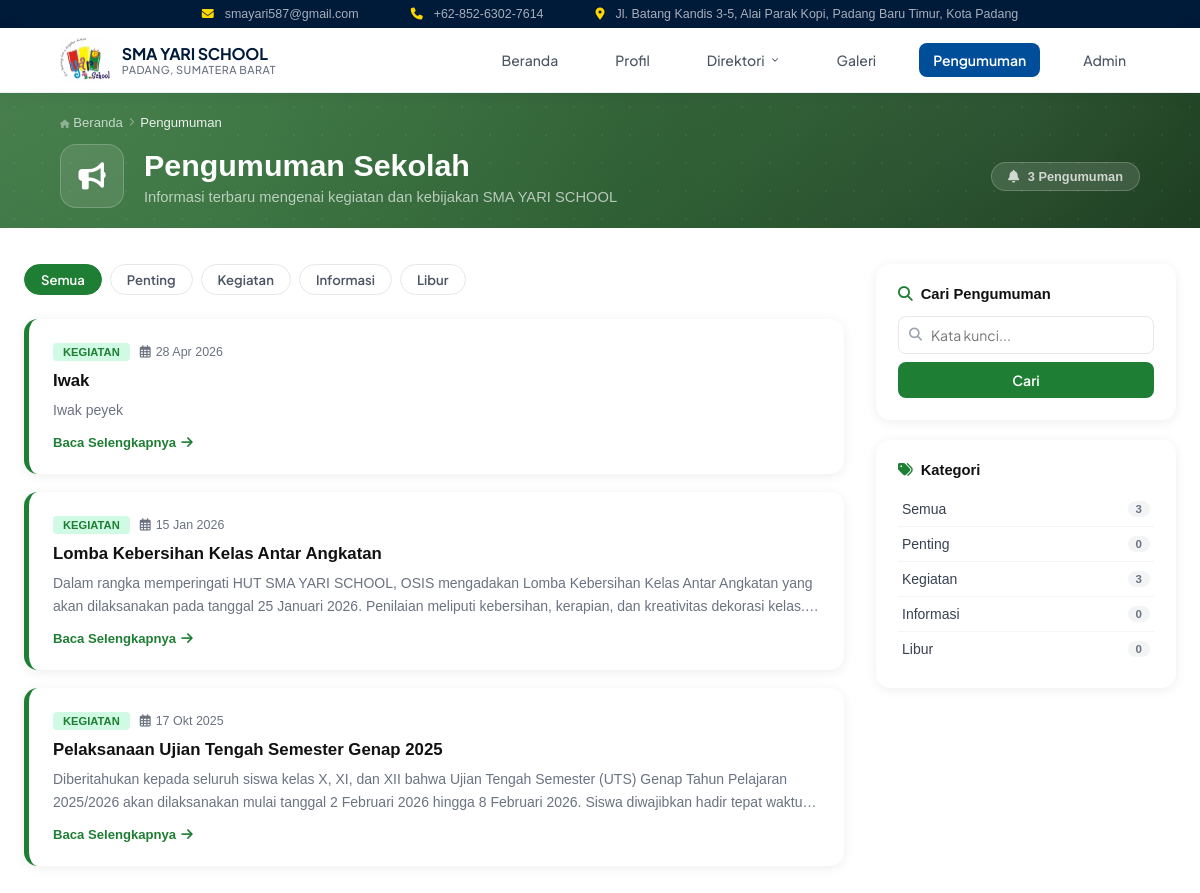
Screenshot of /pengumuman.php with the database file from the repository.
### tables this page shows
CREATE TABLE `pengumuman` (
  `id` int(11) NOT NULL,
  `judul` varchar(255) NOT NULL,
  `isi` text NOT NULL,
  `kategori` enum('Penting','Kegiatan','Informasi','Libur') NOT NULL DEFAULT 'Informasi',
  `tanggal` date NOT NULL,
  `created_at` timestamp NOT NULL DEFAULT CURRENT_TIMESTAMP
);

### pengumuman.php (the view, shortened to what this page needs)
<?php include 'koneksi.php'; ?>
<!DOCTYPE html>
<html lang="id">
<head>
    <link rel="stylesheet" href="style.css">
    <link rel="stylesheet" href="https://cdnjs.cloudflare.com/ajax/libs/font-awesome/6.4.0/css/all.min.css">
</head>
<body>
<?php include 'header-content.php'; ?>
<div class="page-hero">
    <div class="container">
        <div class="page-breadcrumb">
            <a href="/project-web-sekolah/index.php"><i class="fas fa-home"></i> Beranda</a>
            <i class="fas fa-chevron-right"></i>
            <span class="current">Pengumuman</span>
        </div>
        <div class="page-hero-body">
            <div class="page-hero-icon"><i class="fas fa-bullhorn"></i></div>
            <div class="page-hero-text">
                <h1>Pengumuman Sekolah</h1>
                <p>Informasi terbaru mengenai kegiatan dan kebijakan SMA YARI SCHOOL</p>
            </div>
            <?php
            $total_ann = mysqli_fetch_row(mysqli_query($conn, "SELECT COUNT(*) FROM pengumuman"))[0];
            ?>
            <div class="page-hero-badge">
                <i class="fas fa-bell" style="margin-right:5px;"></i>
                <?php echo $total_ann; ?> Pengumuman
            </div>
        </div>
    </div>
</div>
<?php
$kategori_filter = $_GET['kategori'] ?? 'semua';
$search          = trim($_GET['q'] ?? '');
$conditions = [];
$where  = $conditions ? 'WHERE ' . implode(' AND ', $conditions) : '';
$result = mysqli_query($conn, "SELECT * FROM pengumuman $where ORDER BY tanggal DESC");
$total  = $result ? mysqli_num_rows($result) : 0;
$cat_counts = [];
$cr = mysqli_query($conn, "SELECT kategori, COUNT(*) as c FROM pengumuman GROUP BY kategori");
while ($row = mysqli_fetch_assoc($cr)) $cat_counts[$row['kategori']] = $row['c'];
?>
<div class="content-wrap">
    <div class="main-col">
        <div class="filter-bar">
            <a href="pengumuman.php" class="filter-btn <?php echo $kategori_filter==='semua'?'active':''; ?>">Semua</a>
            <?php foreach(['Penting','Kegiatan','Informasi','Libur'] as $kat): ?>
            <a href="pengumuman.php?kategori=<?php echo $kat; ?><?php echo $search ? '&q='.urlencode($search) : ''; ?>"
               class="filter-btn <?php echo $kategori_filter===$kat?'active':''; ?>"><?php echo $kat; ?></a>
            <?php endforeach; ?>
        </div>
        <?php if ($result && $total > 0): ?>
            <?php while ($row = mysqli_fetch_assoc($result)): ?>
            <a href="/project-web-sekolah/pengumuman_detail.php?id=<?php echo $row['id']; ?>" class="ann-card <?php echo htmlspecialchars($row['kategori']); ?>">
                <div class="ann-meta">
                    <span class="ann-tag <?php echo htmlspecialchars($row['kategori']); ?>"><?php echo htmlspecialchars($row['kategori']); ?></span>
                    <span class="ann-date"><i class="far fa-calendar-alt"></i>
                        <?php
                        $bl = ['01'=>'Jan','02'=>'Feb','03'=>'Mar','04'=>'Apr','05'=>'Mei','06'=>'Jun',
                               '07'=>'Jul','08'=>'Agu','09'=>'Sep','10'=>'Okt','11'=>'Nov','12'=>'Des'];
                        $d = explode('-', $row['tanggal']);
                        echo $d[2].' '.($bl[$d[1]]??$d[1]).' '.$d[0];
                        ?>
                    </span>
                </div>
                <h2><?php echo htmlspecialchars($row['judul']); ?></h2>
                <p><?php echo htmlspecialchars(str_replace('\n', ' ', $row['isi'])); ?></p>
                <div class="ann-more">Baca Selengkapnya <i class="fas fa-arrow-right"></i></div>
            </a>
            <?php endwhile; ?>
        <?php endif; ?>
    </div>
    <aside>
        <div class="sidebar-card">
            <h4><i class="fas fa-search"></i> Cari Pengumuman</h4>
            <form method="GET" action="pengumuman.php">
                <div class="search-input-wrap">
                    <i class="fas fa-search"></i>
                    <input type="text" name="q" placeholder="Kata kunci..." value="<?php echo htmlspecialchars($search); ?>">
                </div>
                <button type="submit" class="sidebar-search-btn">Cari</button>
            </form>
        </div>
        <div class="sidebar-card">
            <h4><i class="fas fa-tags"></i> Kategori</h4>
            <ul class="cat-list">
                <li><a href="pengumuman.php">Semua <span class="cat-count"><?php echo $total_ann; ?></span></a></li>
                <?php foreach(['Penting','Kegiatan','Informasi','Libur'] as $kat): ?>
                <li>
                    <a href="pengumuman.php?kategori=<?php echo $kat; ?>">
                        <?php echo $kat; ?>
                        <span class="cat-count"><?php echo $cat_counts[$kat] ?? 0; ?></span>
                    </a>
                </li>
                <?php endforeach; ?>
            </ul>
        </div>
    </aside>
</div>
</body>
</html>

### style.css (style rules this page uses)
* { margin: 0; padding: 0; box-sizing: border-box; font-family: sans-serif; }
.container { width: 90%; max-width: 1200px; margin: 0 auto; }

### rows the page displays
pengumuman: kategori "KEGIATAN", tanggal "28", tanggal "Apr", tanggal "2026", judul "Iwak", isi "Iwak peyek"
pengumuman: kategori "KEGIATAN", tanggal "15", tanggal "Jan", tanggal "2026", judul "Lomba Kebersihan Kelas Antar Angkatan", isi "Dalam rangka memperingati HUT SMA YARI SCHOOL, OSIS mengadakan Lomba Kebersihan Kelas Antar Angkatan yang akan dilaksanakan pada tanggal 25 Januari 2026. Penilaian meliputi kebersihan, kerapian, dan kreativitas dekorasi…"
pengumuman: kategori "KEGIATAN", tanggal "17", tanggal "Okt", tanggal "2025", judul "Pelaksanaan Ujian Tengah Semester Genap 2025", isi "Diberitahukan kepada seluruh siswa kelas X, XI, dan XII bahwa Ujian Tengah Semester (UTS) Genap Tahun Pelajaran 2025/2026 akan dilaksanakan mulai tanggal 2 Februari 2026 hingga 8 Februari 2026. Siswa diwajibkan hadir tepat…"

### other values shown
$total_ann "3"
$kat "Penting"
$kat "Kegiatan"
$kat "Informasi"
$kat "Libur"
$cat_counts[$kat] "0"
$cat_counts[$kat] "3"
